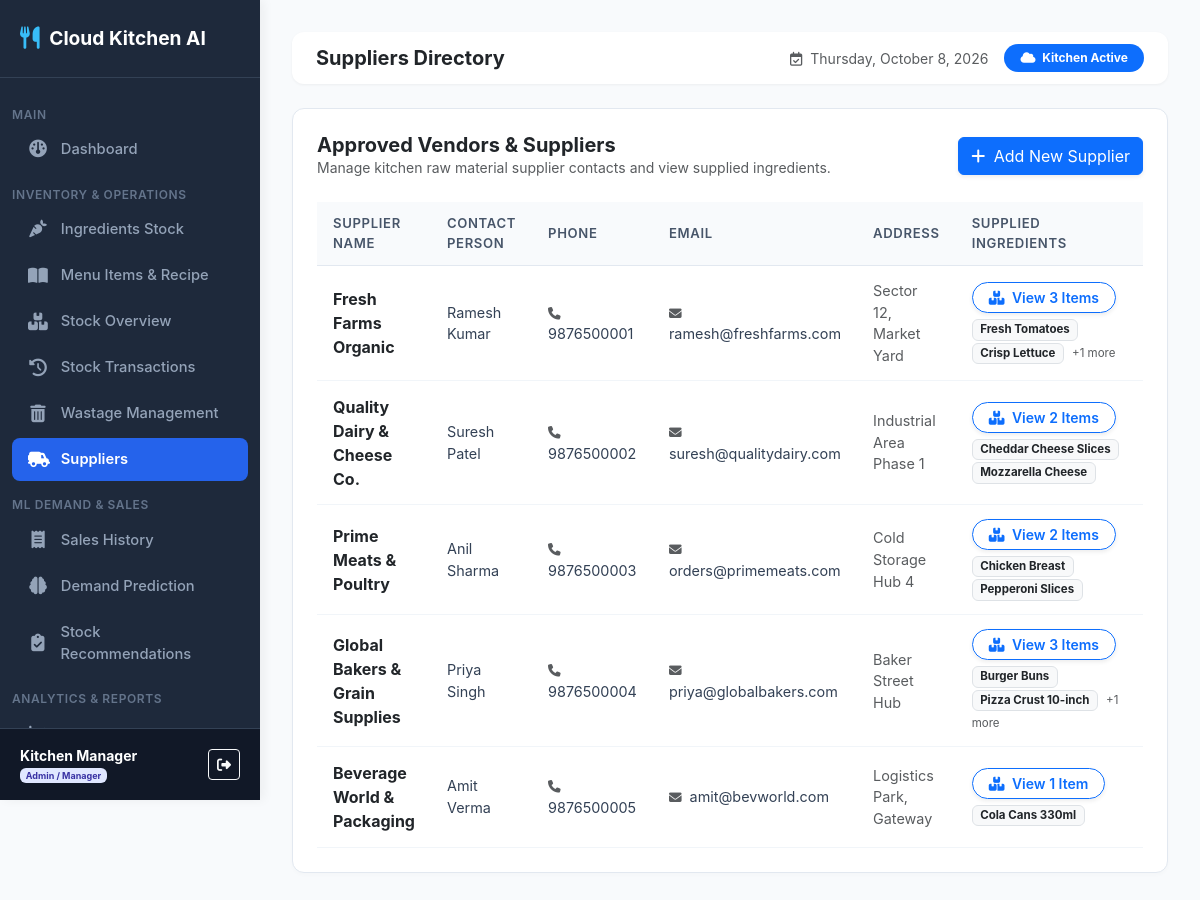
The app's page /suppliers/ (signed in), older data.
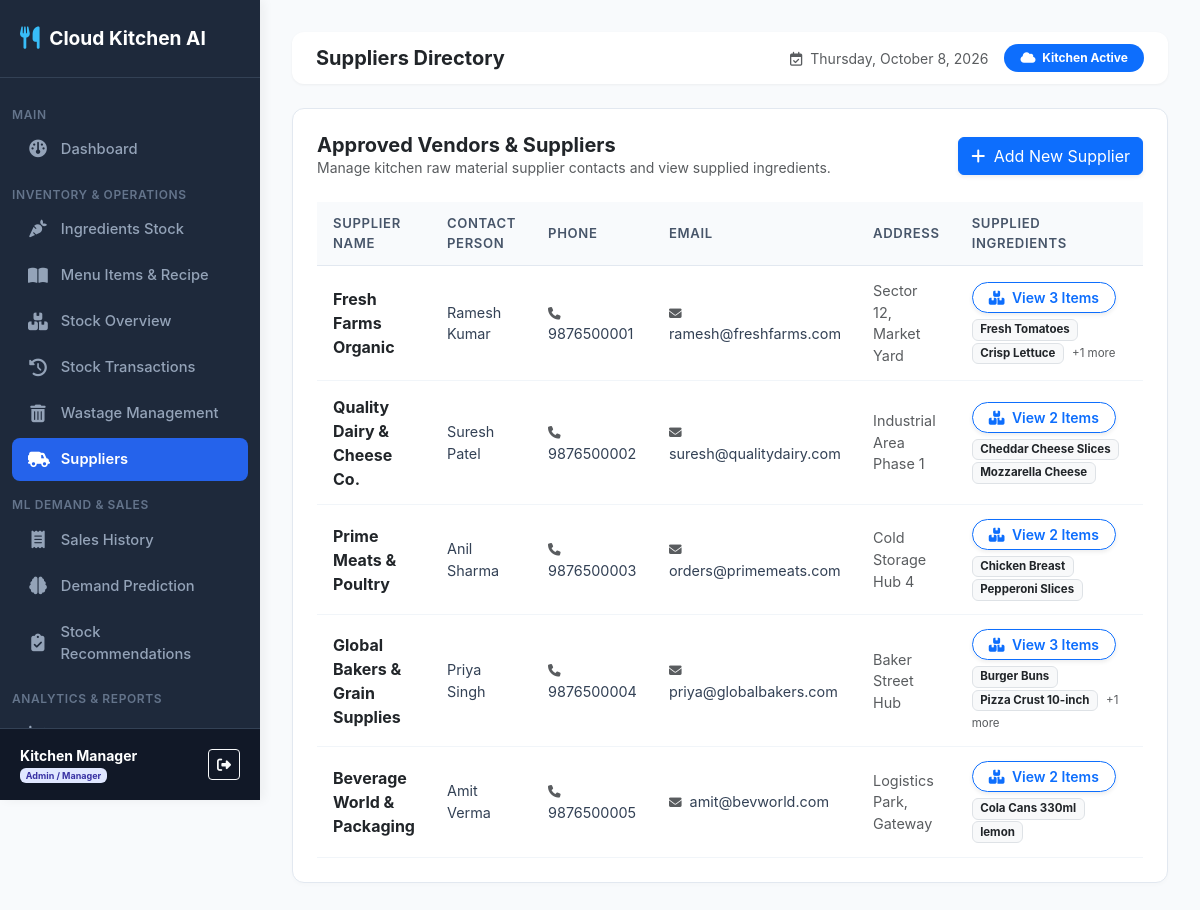
The same page, newer data.
### inventory_predictor/models.py (models this page shows, shortened)
class Supplier(models.Model):
    name = models.CharField(max_length=100)
    contact_person = models.CharField(max_length=100, blank=True, null=True)
    phone = models.CharField(max_length=20, blank=True, null=True)
    email = models.EmailField(blank=True, null=True)
    address = models.TextField(blank=True, null=True)
    created_at = models.DateTimeField(auto_now_add=True)

class Ingredient(models.Model):
    CATEGORY_CHOICES = (
        ('Vegetables', 'Vegetables'),
        ('Dairy', 'Dairy'),
        ('Meat & Poultry', 'Meat & Poultry'),
        ('Grains & Bread', 'Grains & Bread'),
        ('Sauces & Spices', 'Sauces & Spices'),
        ('Beverages', 'Beverages'),
        ('Packaging', 'Packaging'),
        ('Other', 'Other'),
    )
    name = models.CharField(max_length=100, unique=True)
    category = models.CharField(max_length=50, choices=CATEGORY_CHOICES, default='Vegetables')
    unit = models.CharField(max_length=20, help_text="e.g. kg, g, L, ml, pcs, slices")
    current_quantity = models.FloatField(default=0.0)
    min_stock_level = models.FloatField(default=10.0)
    max_stock_level = models.FloatField(default=100.0)
    unit_cost = models.DecimalField(max_digits=10, decimal_places=2, default=0.00)
    supplier = models.ForeignKey(Supplier, on_delete=models.SET_NULL, null=True, blank=True, related_name='ingredients')
    expiry_date = models.DateField(null=True, blank=True)
    created_at = models.DateTimeField(auto_now_add=True)
    @property
    def is_low_stock(self):
        return self.current_quantity <= self.min_stock_level

### inventory_predictor/views.py (the view)
# urls.py: path('suppliers/', views.supplier_list, name='supplier_list'),
@login_required
def supplier_list(request):
    suppliers = Supplier.objects.prefetch_related('ingredients').annotate(total_ingredients=Count('ingredients')).all()
    return render(request, 'inventory_predictor/suppliers/list.html', {
        'suppliers': suppliers,
        'is_admin': role_check_admin(request.user)
    })

### inventory_predictor/views.py (called while the page is built)
def role_check_admin(user):
    if not user.is_authenticated:
        return False
    try:
        return user.is_superuser or user.profile.role == 'ADMIN'
    except Exception:
        return user.is_superuser

### inventory_predictor/templates/inventory_predictor/suppliers/list.html (shortened to what this page needs)
{% extends 'inventory_predictor/base.html' %}
{% block page_title %}Suppliers Directory{% endblock %}
{% block content %}
<div class="card-box">
    <div class="d-flex justify-content-between align-items-center mb-4">
        <div>
            <h5 class="fw-bold m-0 text-dark">Approved Vendors & Suppliers</h5>
            <p class="text-muted small m-0">Manage kitchen raw material supplier contacts and view supplied ingredients.</p>
        </div>
        {% if is_admin %}
        <a href="{% url 'supplier_add' %}" class="btn btn-primary shadow-sm">
            <i class="fa-solid fa-plus me-1"></i> Add New Supplier
        </a>
        {% endif %}
    </div>
    <div class="table-responsive">
        <table class="custom-table">
            <thead>
                <tr>
                    <th>Supplier Name</th>
                    <th>Contact Person</th>
                    <th>Phone</th>
                    <th>Email</th>
                    <th>Address</th>
                    <th>Supplied Ingredients</th>
                    {% if is_admin %}<th>Actions</th>{% endif %}
                </tr>
            </thead>
            <tbody>
                {% for sup in suppliers %}
                <tr>
                    <td class="fw-bold text-dark fs-6">{{ sup.name }}</td>
                    <td>{{ sup.contact_person|default:"N/A" }}</td>
                    <td><i class="fa-solid fa-phone text-muted me-1 small"></i> {{ sup.phone|default:"N/A" }}</td>
                    <td><i class="fa-solid fa-envelope text-muted me-1 small"></i> {{ sup.email|default:"N/A" }}</td>
                    <td class="text-muted small">{{ sup.address|default:"N/A" }}</td>
                    <td>
                        {% if sup.total_ingredients > 0 %}
                            <button type="button" class="btn btn-sm btn-outline-primary shadow-sm rounded-pill px-3 py-1 fw-semibold" data-bs-toggle="modal" data-bs-target="#supplierIngredientsModal{{ sup.id }}">
                                <i class="fa-solid fa-boxes-stacked me-1"></i> View {{ sup.total_ingredients }} Item{% if sup.total_ingredients != 1 %}s{% endif %}
                            </button>
                            <div class="mt-1">
                                {% for ing in sup.ingredients.all|slice:":2" %}
                                    <span class="badge bg-light text-dark border me-1 small" style="font-size: 0.72rem;">{{ ing.name }}</span>
                                {% endfor %}
                                {% if sup.total_ingredients > 2 %}
                                    <span class="text-muted small" style="font-size: 0.72rem;">+{{ sup.total_ingredients|add:"-2" }} more</span>
                                {% endif %}
                            </div>
                        {% else %}
                            <span class="badge bg-light text-muted border">No Items</span>
                        {% endif %}
                    </td>
                    {% if is_admin %}
                    <td>
                    </td>
                    {% endif %}
                </tr>
                {% empty %}
                <tr>
                    <td colspan="7" class="text-center py-4 text-muted">No suppliers registered.</td>
                </tr>
                {% endfor %}
            </tbody>
        </table>
    </div>
</div>
{% endblock %}

Row changes from the older to the newer data that the page shows:
shown differently, row unchanged: Supplier "Beverage World & Packaging": total_ingredients "1" → "2"; now shows "s"
added Ingredient: name "lemon", shown under Supplier "Beverage World & Packaging"
